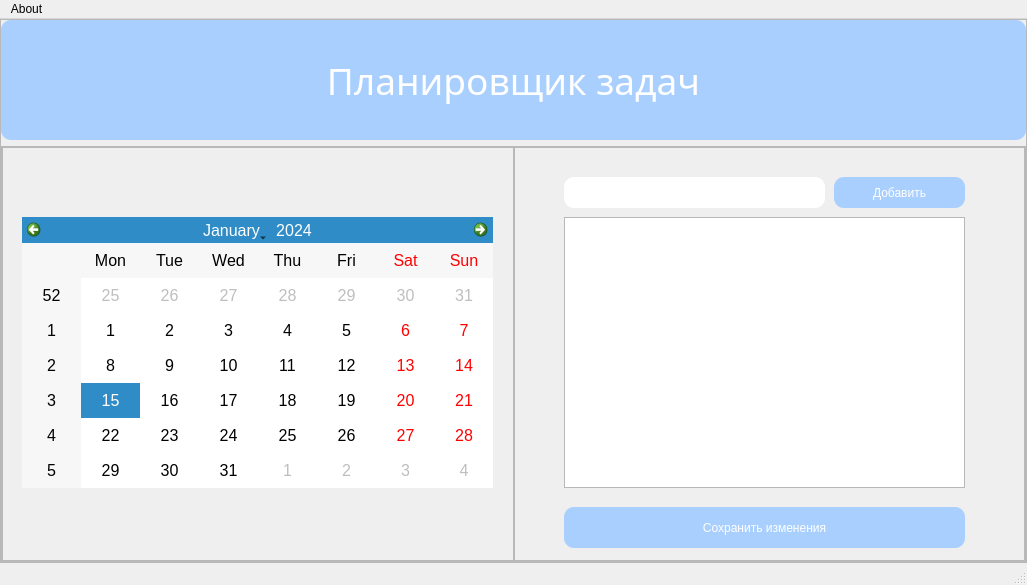
<?xml version="1.0" encoding="UTF-8"?>
<ui version="4.0">
 <class>MainWindow</class>
 <widget class="QMainWindow" name="MainWindow">
  <property name="geometry">
   <rect>
    <x>0</x>
    <y>0</y>
    <width>1027</width>
    <height>585</height>
   </rect>
  </property>
  <property name="minimumSize">
   <size>
    <width>991</width>
    <height>580</height>
   </size>
  </property>
  <property name="windowTitle">
   <string>MainWindow</string>
  </property>
  <widget class="QWidget" name="centralwidget">
   <layout class="QVBoxLayout" name="verticalLayout">
    <property name="leftMargin">
     <number>0</number>
    </property>
    <property name="topMargin">
     <number>0</number>
    </property>
    <property name="rightMargin">
     <number>0</number>
    </property>
    <property name="bottomMargin">
     <number>0</number>
    </property>
    <item>
     <widget class="QFrame" name="frame">
      <property name="frameShape">
       <enum>QFrame::StyledPanel</enum>
      </property>
      <property name="frameShadow">
       <enum>QFrame::Raised</enum>
      </property>
      <layout class="QVBoxLayout" name="verticalLayout_2">
       <property name="leftMargin">
        <number>0</number>
       </property>
       <property name="topMargin">
        <number>0</number>
       </property>
       <property name="rightMargin">
        <number>0</number>
       </property>
       <property name="bottomMargin">
        <number>0</number>
       </property>
       <item>
        <widget class="QLabel" name="label">
         <property name="maximumSize">
          <size>
           <width>16777215</width>
           <height>120</height>
          </size>
         </property>
         <property name="baseSize">
          <size>
           <width>1</width>
           <height>200</height>
          </size>
         </property>
         <property name="font">
          <font>
           <family>Century Gothic</family>
           <pointsize>28</pointsize>
           <weight>50</weight>
           <italic>false</italic>
           <bold>false</bold>
          </font>
         </property>
         <property name="layoutDirection">
          <enum>Qt::LeftToRight</enum>
         </property>
         <property name="autoFillBackground">
          <bool>false</bool>
         </property>
         <property name="styleSheet">
          <string notr="true">background-color: rgb(169, 207, 255);
font: 28pt &quot;Century Gothic&quot;;
color: rgb(255, 255, 255);
border-radius: 10px;
</string>
         </property>
         <property name="text">
          <string>Планировщик задач</string>
         </property>
         <property name="alignment">
          <set>Qt::AlignCenter</set>
         </property>
        </widget>
       </item>
       <item>
        <widget class="QFrame" name="frame_2">
         <property name="frameShape">
          <enum>QFrame::StyledPanel</enum>
         </property>
         <property name="frameShadow">
          <enum>QFrame::Raised</enum>
         </property>
         <layout class="QHBoxLayout" name="horizontalLayout">
          <property name="spacing">
           <number>0</number>
          </property>
          <property name="leftMargin">
           <number>0</number>
          </property>
          <property name="topMargin">
           <number>0</number>
          </property>
          <property name="rightMargin">
           <number>0</number>
          </property>
          <property name="bottomMargin">
           <number>0</number>
          </property>
          <item>
           <widget class="QFrame" name="frame_3">
            <property name="frameShape">
             <enum>QFrame::StyledPanel</enum>
            </property>
            <property name="frameShadow">
             <enum>QFrame::Raised</enum>
            </property>
            <widget class="QCalendarWidget" name="calendarWidget">
             <property name="geometry">
              <rect>
               <x>20</x>
               <y>70</y>
               <width>471</width>
               <height>271</height>
              </rect>
             </property>
             <property name="styleSheet">
              <string notr="true">font: 12pt;</string>
             </property>
            </widget>
           </widget>
          </item>
          <item>
           <widget class="QFrame" name="frame_4">
            <property name="frameShape">
             <enum>QFrame::StyledPanel</enum>
            </property>
            <property name="frameShadow">
             <enum>QFrame::Raised</enum>
            </property>
            <widget class="QListWidget" name="listWidget">
             <property name="geometry">
              <rect>
               <x>50</x>
               <y>70</y>
               <width>401</width>
               <height>271</height>
              </rect>
             </property>
             <property name="styleSheet">
              <string notr="true">font: 14pt &quot;Century Gothic&quot;;
</string>
             </property>
            </widget>
            <widget class="QPushButton" name="save_changes_button">
             <property name="geometry">
              <rect>
               <x>50</x>
               <y>360</y>
               <width>401</width>
               <height>41</height>
              </rect>
             </property>
             <property name="styleSheet">
              <string notr="true">QPushButton {
	background-color: rgb(169, 207, 255);
	font: 15pt &quot;Century Gothic&quot;;
	color: rgb(255, 255, 255);
	border-radius: 10px;
	box-shadow: 0 20px #999;
	cursor: pointer;
}

QPushButton:hover {
	background-color: rgb(119, 148, 184);
}

QPushButton:pressed {
  background-color: rgb(100, 120, 150);
}
</string>
             </property>
             <property name="text">
              <string>Сохранить изменения</string>
             </property>
            </widget>
            <widget class="QPushButton" name="add_new_button">
             <property name="geometry">
              <rect>
               <x>320</x>
               <y>30</y>
               <width>131</width>
               <height>31</height>
              </rect>
             </property>
             <property name="styleSheet">
              <string notr="true">QPushButton {
	background-color: rgb(169, 207, 255);
	font: 15pt &quot;Century Gothic&quot;;
	color: rgb(255, 255, 255);
	border-radius: 10px;
	box-shadow: 0 20px #999;
	cursor: pointer;
}

QPushButton:hover {
	background-color: rgb(119, 148, 184);
}

QPushButton:pressed {
  background-color: rgb(100, 120, 150);
}</string>
             </property>
             <property name="text">
              <string>Добавить</string>
             </property>
            </widget>
            <widget class="QLineEdit" name="lineEdit">
             <property name="geometry">
              <rect>
               <x>50</x>
               <y>30</y>
               <width>261</width>
               <height>31</height>
              </rect>
             </property>
             <property name="styleSheet">
              <string notr="true">font: 75 14pt &quot;Century Gothic&quot;;
border-radius: 10px;</string>
             </property>
            </widget>
            <zorder>listWidget</zorder>
            <zorder>add_new_button</zorder>
            <zorder>save_changes_button</zorder>
            <zorder>lineEdit</zorder>
           </widget>
          </item>
         </layout>
        </widget>
       </item>
      </layout>
     </widget>
    </item>
   </layout>
  </widget>
  <widget class="QMenuBar" name="menubar">
   <property name="geometry">
    <rect>
     <x>0</x>
     <y>0</y>
     <width>1027</width>
     <height>21</height>
    </rect>
   </property>
   <widget class="QMenu" name="menuHelp">
    <property name="title">
     <string>About</string>
    </property>
    <addaction name="action"/>
   </widget>
   <addaction name="menuHelp"/>
  </widget>
  <widget class="QStatusBar" name="statusbar"/>
  <action name="action">
   <property name="text">
    <string>О программе</string>
   </property>
  </action>
  <action name="action_2">
   <property name="text">
    <string>Настройки</string>
   </property>
  </action>
 </widget>
 <resources/>
 <connections/>
</ui>
